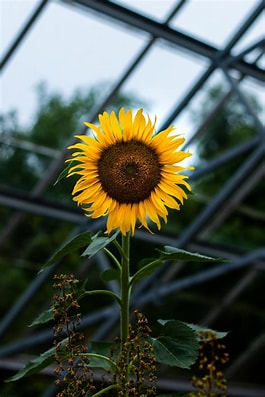
#> input picture sunflower.jpg, 265 x 397 px
$ python transformations.py
#> lines starting #> are read from the running program, lines starting #| are printed output that depends on the picture
import cv2 as cv
import numpy as np
img = cv.imread('sunflower.jpg')
#> img is the input picture: shape (397, 265, 3); mean B, G, R 78.3, 90.3, 83.3
cv.imshow('sunflower',img)
#cv.waitKey(0)

#translation

def translate(img,x,y):
    #we need a matrix to translate
#> called with x = 100, y = 100
    transmatrix = np.float32([[1,0,x],[0,1,y]])
    dimensions = (img.shape[1],img.shape[0])
#> dimensions = (265, 397)
    print(dimensions)
#| (265, 397)
    return cv.warpAffine(img,transmatrix,dimensions)
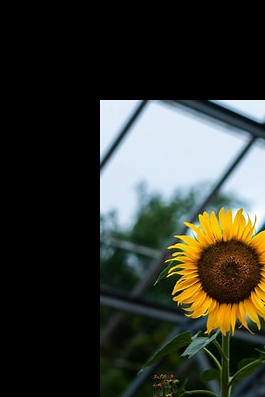
#> returned value: shape (397, 265, 3); mean of channels 0, 1, 2 46.3, 54.4, 52.3; drawn as B, G, R
#+x -->shift right
#+y -->shift up
#-x -->shift left
#-y -->shift down
translated = translate(img,100,100)
cv.imshow('translatedimage',translated)
#cv.waitKey(0)

#rotation

def rotate(img,angle,rotPoint=None):
#> called with angle = 45
    height,width = img.shape[:2]
#> height = 397; width = 265
    #if rotPoint is not given, it will be the center of the image
    if rotPoint == None:
        rotPoint = (width//2,height//2)
#> rotPoint = (132, 198)
    #we need a matrix to rotate
    rotmatrix = cv.getRotationMatrix2D(rotPoint,angle,1.0)
    dimensions = (width,height)
#> dimensions = (265, 397)
    return cv.warpAffine(img,rotmatrix,dimensions)
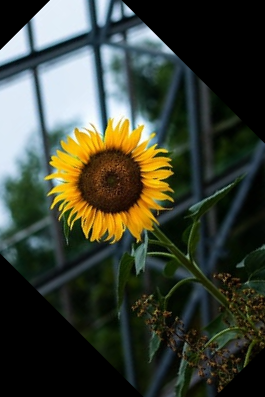
#> returned value: shape (397, 265, 3); mean of channels 0, 1, 2 52.7, 65.4, 60.5; drawn as B, G, R
rotated = rotate(img,45)
cv.imshow('rotatedimage',rotated)
#cv.waitKey(0)
# we can rotate the already rotated image too

#resizing

resized  = cv.resize(img,(500,500),interpolation = cv.INTER_CUBIC)
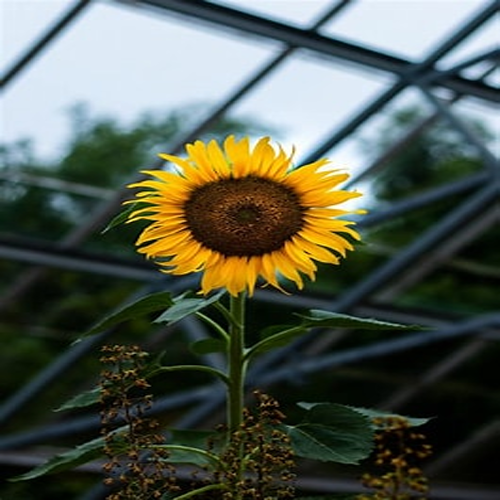
#> resized: shape (500, 500, 3); mean B, G, R 78.3, 90.3, 83.3
cv.imshow('resizedimage',resized)
#cv.waitKey(0)

#flipping

flipped = cv.flip(img,-1)
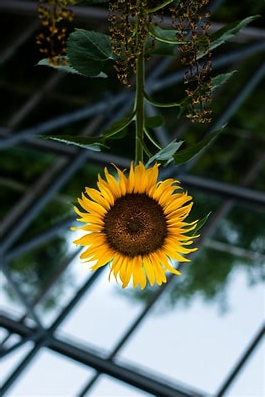
#> flipped: shape (397, 265, 3); mean B, G, R 78.3, 90.3, 83.3
cv.imshow('flippedimage',flipped)
#cv.waitKey(0)

#cropping

cropped = resized[200:300,300:400]
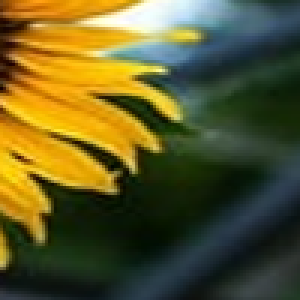
#> cropped: shape (100, 100, 3) (shown 3 times larger); mean B, G, R 40.9, 88.9, 94.1
cv.imshow('croppedimage',cropped)
cv.waitKey(0)
